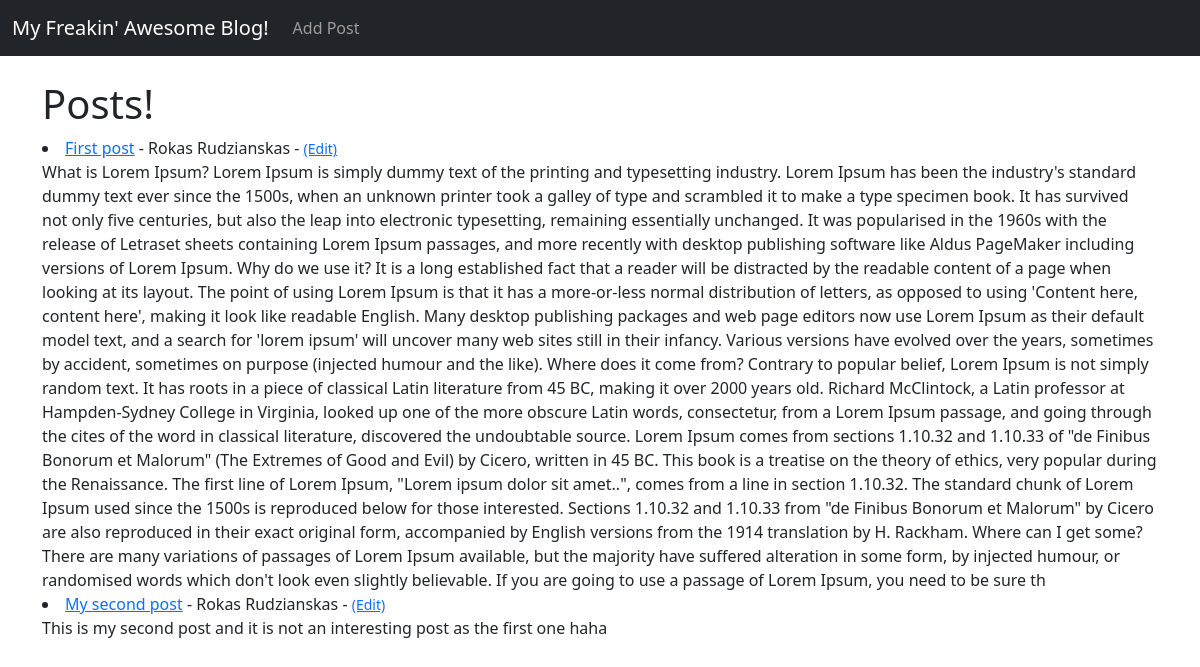
The app's page /, older data.
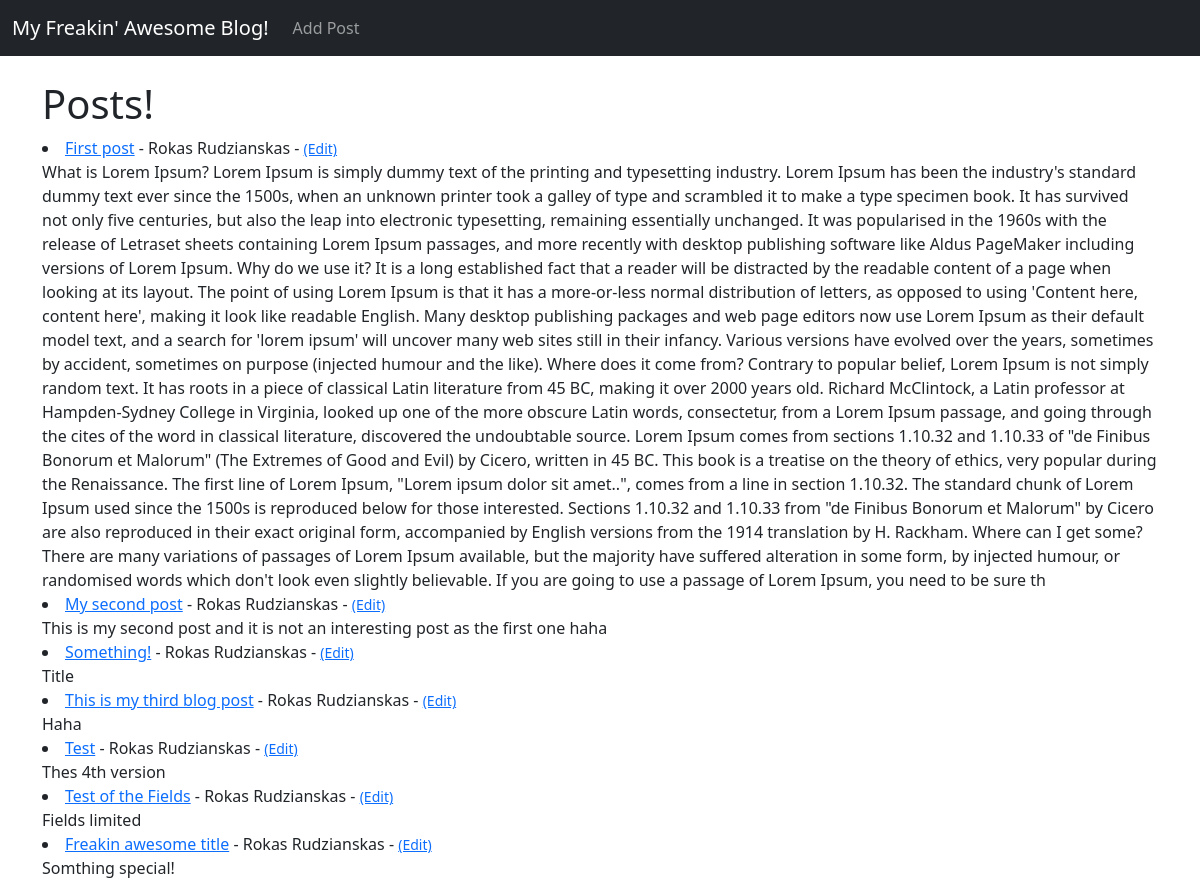
The same page, newer data.
### theblog/models.py (models this page shows, shortened)
class Post(models.Model):
    title = models.CharField(max_length=255)
    title_tag = models.CharField(max_length=255)
    author = models.ForeignKey(User, on_delete=models.CASCADE)
    body = models.TextField()

### theblog/views.py (the view)
# urls.py: path('', HomeView.as_view(), name="home"),
class HomeView(ListView):
    model = Post
    template_name = 'home.html'

### theblog/templates/home.html
{% extends 'base.html' %}
    {% block content %}
<h1>Posts!</h1>
    {% for post in object_list %}
   <li><a href="{% url 'article-detail' post.pk%}" >{{post.title}}</a>
       - {{post.author.first_name}}
          {{post.author.last_name}} - <small><a href="{% url 'update_post' post.pk%}">(Edit)</a> </small><br>
              {{post.body}}
   </li>
{% endfor %}
    {% endblock %}

### theblog/templates/base.html (shortened to what this page needs)
<!doctype html>
<html lang="en">
  <head>
    <link href="https://cdn.jsdelivr.net/npm/bootstrap@5.0.0-beta3/dist/css/bootstrap.min.css" rel="stylesheet">
  </head>
  <body>
  <nav class="navbar navbar-expand-lg navbar-dark bg-dark">
  <div class="container-fluid">
    <a class="navbar-brand" href="{% url 'home' %}">My Freakin' Awesome Blog!</a>
    <div class="collapse navbar-collapse" id="navbarSupportedContent">
      <ul class="navbar-nav me-auto mb-2 mb-lg-0">
        <li class="nav-item">
          <a class="nav-link" href="{% url 'add_post' %}">Add Post</a>
        </li>
      </ul>
    </div>
  </div>
</nav>
  <div class="container">
        <br>
    {% block content %}
    {% endblock %}
      </div>
  </body>
</html>

Row changes from the older to the newer data that the page shows:
added Post: title "Something!", author.first_name "Rokas", author.last_name "Rudzianskas", body "Title"
added Post: title "This is my third blog post", author.first_name "Rokas", author.last_name "Rudzianskas", body "Haha"
added Post: title "Test", author.first_name "Rokas", author.last_name "Rudzianskas", body "Thes 4th version"
added Post: title "Test of the Fields", author.first_name "Rokas", author.last_name "Rudzianskas", body "Fields limited"
added Post: title "Freakin awesome title", author.first_name "Rokas", author.last_name "Rudzianskas", body "Somthing special!"
